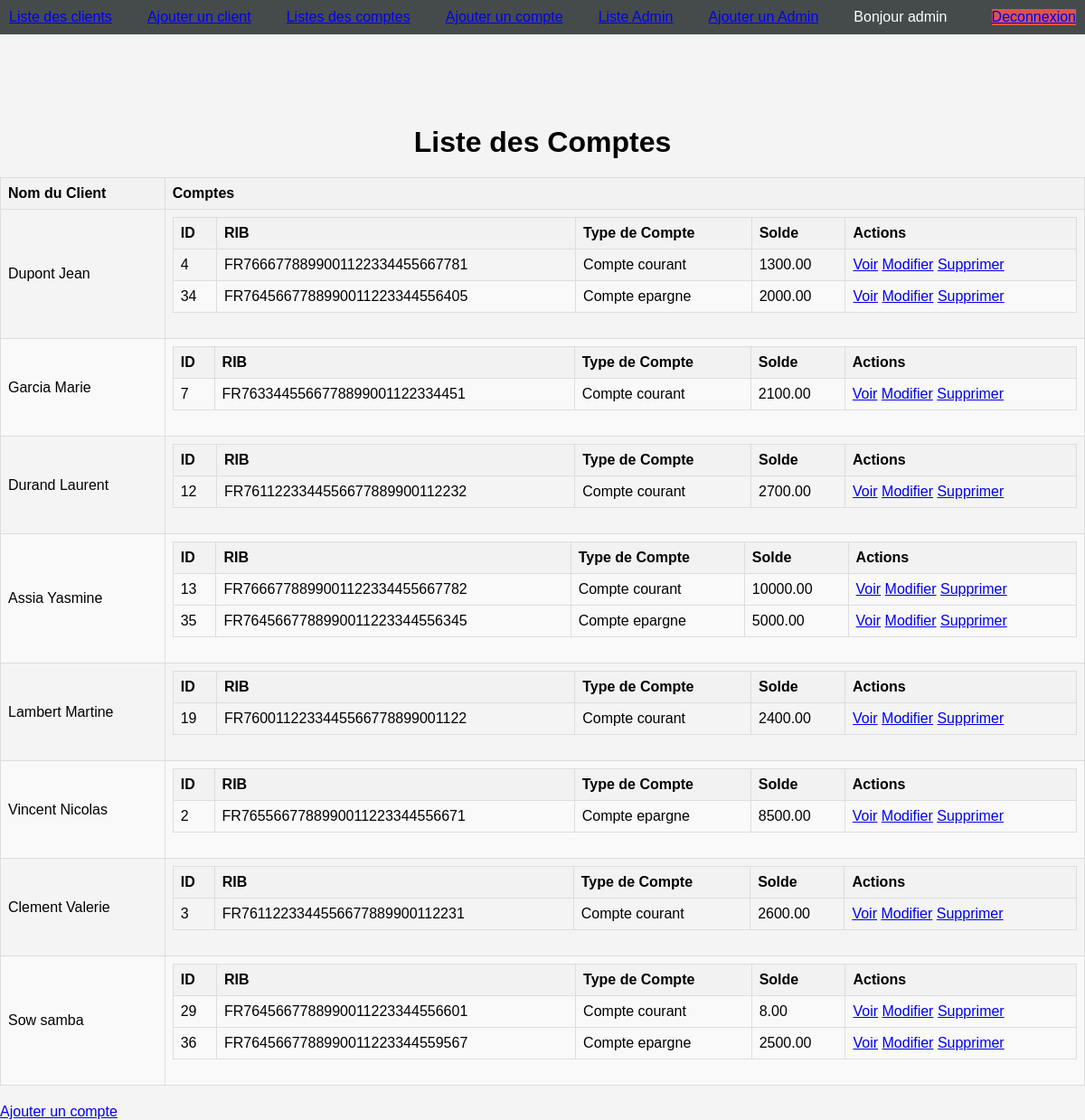
The page /index.php?action=listes_comptes (signed in) on the database its author committed.
### tables this page shows
CREATE TABLE `comptes` (
  `id` int(11) NOT NULL,
  `rib` varchar(34) NOT NULL,
  `typeCompte` varchar(20) NOT NULL,
  `solde` decimal(10,2) NOT NULL,
  `idClient` int(11) NOT NULL
);

### controllers/compteController.php (called while the page is built, shortened)
<?php
class CompteController {
    public function index() {
        try {
            $pdo = getConnexion();
            $stmt = $pdo->query('SELECT comptes.*, clients.nom, clients.prenom FROM comptes INNER JOIN clients ON comptes.idClient = clients.id ORDER BY clients.id');
            $comptes = $stmt->fetchAll(PDO::FETCH_ASSOC);
            $comptesParClient = [];
            foreach ($comptes as $compte) {
                $clientId = $compte['idClient'];
                if (!isset($comptesParClient[$clientId])) {
                    $comptesParClient[$clientId] = [
                        'nomClient' => $compte['nom'] . ' ' . $compte['prenom'],
                        'comptes' => []
                    ];
                }
                $comptesParClient[$clientId]['comptes'][] = $compte;
            }
            include __DIR__ . '/../views/comptes/index.php';
        } catch (PDOException $e) {
            echo "Erreur de base de données : " . $e->getMessage();
        }
    }
}
?>

### views/comptes/index.php (the view)
<?php include __DIR__ . '/../templates/header.php'; ?>
<h1>Liste des Comptes</h1>
<table>
    <thead>
        <tr>
            <th>Nom du Client</th>
            <th>Comptes</th>
        </tr>
    </thead>
    <tbody>
        <?php foreach ($comptesParClient as $clientId => $clientData) : ?>
            <tr>
                <td><?php echo htmlspecialchars($clientData['nomClient']); ?></td>
                <td>
                    <table>
                        <thead>
                            <tr>
                                <th>ID</th>
                                <th>RIB</th>
                                <th>Type de Compte</th>
                                <th>Solde</th>
                                <th>Actions</th>
                            </tr>
                        </thead>
                        <tbody>
                            <?php foreach ($clientData['comptes'] as $compte) : ?>
                                <tr>
                                    <td><?php echo htmlspecialchars($compte['id']); ?></td>
                                    <td><?php echo htmlspecialchars($compte['rib']); ?></td>
                                    <td><?php echo htmlspecialchars($compte['typeCompte']); ?></td>
                                    <td><?php echo htmlspecialchars($compte['solde']); ?></td>
                                    <td>
                                        <a href="index.php?action=voir_compte&id=<?php echo $compte['id']; ?>">Voir</a>
                                        <a href="index.php?action=modifier_compte&id=<?php echo $compte['id']; ?>">Modifier</a>
                                        <a href="index.php?action=supprimer_compte&id=<?php echo $compte['id']; ?>" onclick="return confirm('Êtes-vous sûr de vouloir supprimer ce compte ?')">Supprimer</a>
                                    </td>
                                </tr>
                            <?php endforeach; ?>
                        </tbody>
                    </table>
                </td>
            </tr>
        <?php endforeach; ?>
    </tbody>
</table>
<a href="index.php?action=ajouter_compte">Ajouter un compte</a>
<?php include __DIR__ . '/../templates/footer.php'; ?>

### css/style.css (style rules this page uses)
body { font-family: sans-serif; margin: 0; padding: 0; background-color: #f4f4f4; }
h1 { text-align: center; margin-bottom: 20px; }
table { width: 100%; border-collapse: collapse; margin-bottom: 20px; }
th, td { border: 1px solid #ddd; padding: 8px; text-align: left; }
th { background-color: #f2f2f2; }
tr:nth-child(even) { background-color: #f9f9f9; }

### rows shown on the page
comptes: id "4", rib "FR7666778899001122334455667781", typeCompte "Compte courant", solde "1300.00"
comptes: id "34", rib "FR7645667788990011223344556405", typeCompte "Compte epargne", solde "2000.00"
comptes: id "7", rib "FR7633445566778899001122334451", typeCompte "Compte courant", solde "2100.00"
comptes: id "12", rib "FR7611223344556677889900112232", typeCompte "Compte courant", solde "2700.00"
comptes: id "13", rib "FR7666778899001122334455667782", typeCompte "Compte courant", solde "10000.00"
comptes: id "35", rib "FR7645667788990011223344556345", typeCompte "Compte epargne", solde "5000.00"
comptes: id "19", rib "FR7600112233445566778899001122", typeCompte "Compte courant", solde "2400.00"
comptes: id "2", rib "FR7655667788990011223344556671", typeCompte "Compte epargne", solde "8500.00"
comptes: id "3", rib "FR7611223344556677889900112231", typeCompte "Compte courant", solde "2600.00"
comptes: id "29", rib "FR7645667788990011223344556601", typeCompte "Compte courant", solde "8.00"
comptes: id "36", rib "FR7645667788990011223344559567", typeCompte "Compte epargne", solde "2500.00"

### other values the page prints
$clientData['nomClient'] "Dupont Jean"
$clientData['nomClient'] "Garcia Marie"
$clientData['nomClient'] "Durand Laurent"
$clientData['nomClient'] "Assia Yasmine"
$clientData['nomClient'] "Lambert Martine"
$clientData['nomClient'] "Vincent Nicolas"
$clientData['nomClient'] "Clement Valerie"
$clientData['nomClient'] "Sow samba"
